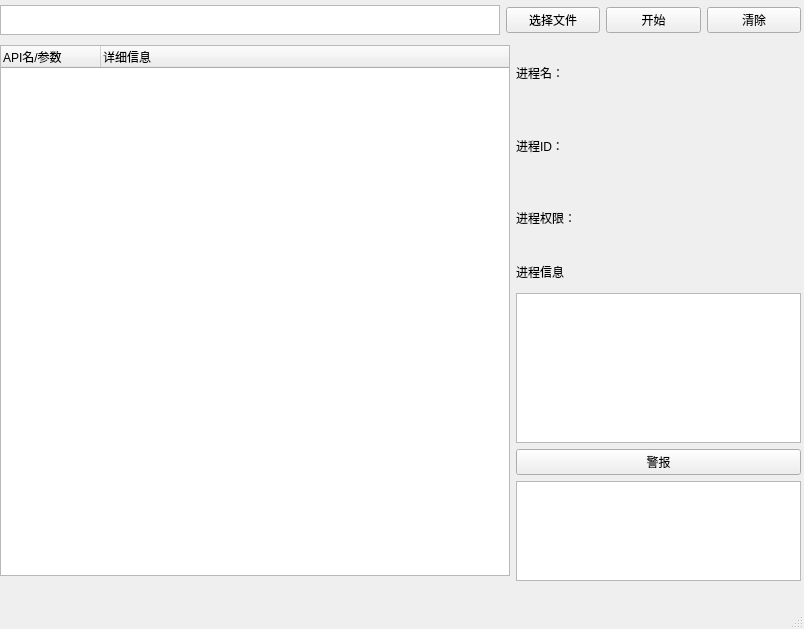
<?xml version="1.0" encoding="UTF-8"?>
<ui version="4.0">
 <class>MainWindow</class>
 <widget class="QMainWindow" name="MainWindow">
  <property name="geometry">
   <rect>
    <x>0</x>
    <y>0</y>
    <width>804</width>
    <height>629</height>
   </rect>
  </property>
  <property name="windowTitle">
   <string>RedPill</string>
  </property>
  <property name="windowIcon">
   <iconset>
    <normaloff>../redpill.png</normaloff>../redpill.png</iconset>
  </property>
  <widget class="QWidget" name="centralwidget">
   <widget class="QWidget" name="horizontalLayoutWidget">
    <property name="geometry">
     <rect>
      <x>0</x>
      <y>0</y>
      <width>801</width>
      <height>41</height>
     </rect>
    </property>
    <layout class="QHBoxLayout" name="horizontalLayout">
     <item>
      <widget class="QTextEdit" name="fileTextEdit">
       <property name="minimumSize">
        <size>
         <width>500</width>
         <height>30</height>
        </size>
       </property>
       <property name="maximumSize">
        <size>
         <width>500</width>
         <height>30</height>
        </size>
       </property>
      </widget>
     </item>
     <item>
      <widget class="QPushButton" name="selectFileButton">
       <property name="text">
        <string>选择文件</string>
       </property>
      </widget>
     </item>
     <item>
      <widget class="QPushButton" name="startButton">
       <property name="text">
        <string>开始</string>
       </property>
      </widget>
     </item>
     <item>
      <widget class="QPushButton" name="clearButton">
       <property name="text">
        <string>清除</string>
       </property>
      </widget>
     </item>
    </layout>
   </widget>
   <widget class="QWidget" name="horizontalLayoutWidget_2">
    <property name="geometry">
     <rect>
      <x>0</x>
      <y>40</y>
      <width>801</width>
      <height>541</height>
     </rect>
    </property>
    <layout class="QHBoxLayout" name="horizontalLayout_2">
     <item>
      <widget class="QTreeWidget" name="treeWidget">
       <property name="minimumSize">
        <size>
         <width>510</width>
         <height>531</height>
        </size>
       </property>
       <property name="maximumSize">
        <size>
         <width>510</width>
         <height>531</height>
        </size>
       </property>
       <column>
        <property name="text">
         <string>API名/参数</string>
        </property>
       </column>
       <column>
        <property name="text">
         <string>详细信息</string>
        </property>
       </column>
      </widget>
     </item>
     <item>
      <layout class="QVBoxLayout" name="verticalLayout">
       <item>
        <layout class="QHBoxLayout" name="horizontalLayout_5">
         <item>
          <widget class="QLabel" name="processNameLable">
           <property name="text">
            <string>进程名：</string>
           </property>
          </widget>
         </item>
         <item>
          <widget class="QLabel" name="processName">
           <property name="text">
            <string/>
           </property>
          </widget>
         </item>
        </layout>
       </item>
       <item>
        <layout class="QHBoxLayout" name="horizontalLayout_3">
         <item>
          <widget class="QLabel" name="processIdLabel">
           <property name="text">
            <string>进程ID：</string>
           </property>
          </widget>
         </item>
         <item>
          <widget class="QLabel" name="processId">
           <property name="text">
            <string/>
           </property>
          </widget>
         </item>
        </layout>
       </item>
       <item>
        <layout class="QHBoxLayout" name="horizontalLayout_4">
         <item>
          <widget class="QLabel" name="processPriorityLabel">
           <property name="text">
            <string>进程权限：</string>
           </property>
          </widget>
         </item>
         <item>
          <widget class="QLabel" name="processPriority">
           <property name="text">
            <string/>
           </property>
          </widget>
         </item>
        </layout>
       </item>
       <item>
        <widget class="QLabel" name="processInfoLabel">
         <property name="minimumSize">
          <size>
           <width>0</width>
           <height>30</height>
          </size>
         </property>
         <property name="maximumSize">
          <size>
           <width>16777215</width>
           <height>30</height>
          </size>
         </property>
         <property name="text">
          <string>进程信息</string>
         </property>
        </widget>
       </item>
       <item>
        <widget class="QTextEdit" name="processInfoTextEdit">
         <property name="maximumSize">
          <size>
           <width>16777215</width>
           <height>150</height>
          </size>
         </property>
        </widget>
       </item>
       <item>
        <widget class="QPushButton" name="warningButton">
         <property name="text">
          <string>警报</string>
         </property>
        </widget>
       </item>
       <item>
        <widget class="QTextEdit" name="warningTextEdit">
         <property name="minimumSize">
          <size>
           <width>0</width>
           <height>100</height>
          </size>
         </property>
         <property name="maximumSize">
          <size>
           <width>16777215</width>
           <height>100</height>
          </size>
         </property>
        </widget>
       </item>
      </layout>
     </item>
    </layout>
   </widget>
  </widget>
  <widget class="QMenuBar" name="menubar">
   <property name="geometry">
    <rect>
     <x>0</x>
     <y>0</y>
     <width>804</width>
     <height>24</height>
    </rect>
   </property>
  </widget>
  <widget class="QStatusBar" name="statusbar"/>
 </widget>
 <resources/>
 <connections/>
</ui>
